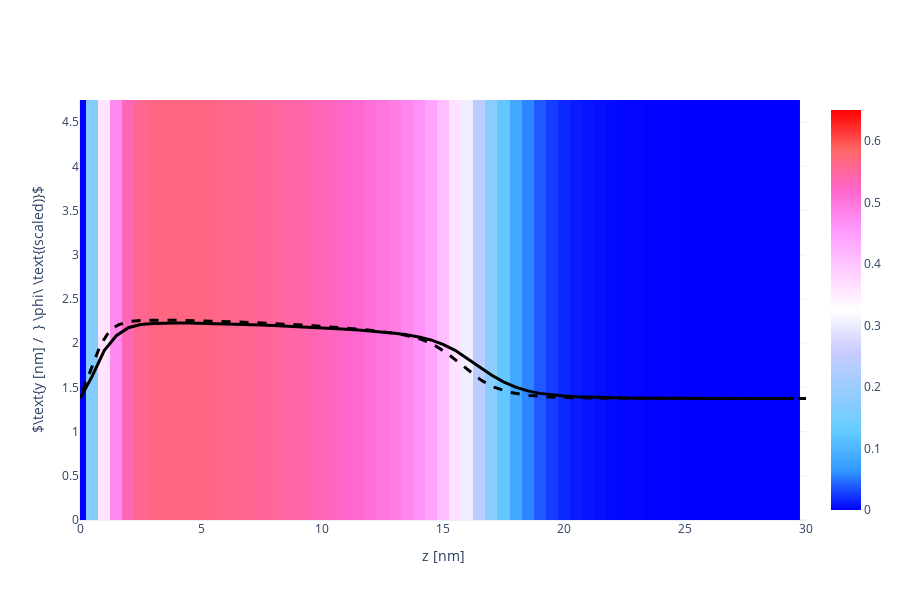

Notebook source saved alongside this figure:
### Code cell
X, Y, Z = np.array(phAr.iloc[:,0]), np.array(phAr.iloc[:,1]), np.array(phAr.iloc[:,2])
vol = np.array(phAr.iloc[:,3])

Lz_max = 30
vol = vol[Z < Lz_max]
X = X[Z < Lz_max]
Y = Y[Z < Lz_max]
Z = Z[Z < Lz_max]

Nz_new = int(len(Z)/Nx/Ny)
x = [X[i*Ny*Nz_new] for i in range(Nx)]
y = [Y[j*Nz_new]    for j in range(Ny)]
z = [Z[k]           for k in range(Nz_new)]

xslice = 10
islice = int(xslice*(x[1]-x[0]))
vol = np.array([vol[(islice*Ny+j)*Nz_new+k] for j in range(Ny) for k in range(Nz_new)]).reshape(Ny, Nz_new)

import plotly.graph_objects as go
heatmap = go.Heatmap(
            x=z, y=y, z=vol,
            zmin = 0.0, zmax = 0.65,
            colorscale= 'Picnic'
          )
scatter = go.Scatter(
            x = z,
            y = 1.5*vol[int(Ny/2), :] + max(y)/2-1,
            line = dict(color='black', width=3)
          )

fname = GIT+'ph_a000x075N100_1D.dat'
df = pd.read_csv(fname, sep="\s+", skiprows=0)
a000x075_1d = pd.DataFrame([df.iloc[:,0], df.iloc[:,1]], index=['z', 'pha']).T

reference = go.Scatter(
                x = a000x075_1d.z,
                y = 1.5*a000x075_1d.pha + max(y)/2-1,
                line = dict(color='black', width=3, dash='dash')
            )

layout = go.Layout( xaxis_range = [0, Lz_max], yaxis_range = [0, y[-1]],
                    yaxis_title = r'$\text{y [nm] /  } \phi\ \text{(scaled)}$', xaxis_title = 'z [nm]',
                    scene_xaxis_showticklabels=True,
                    scene_yaxis_showticklabels=True,
                    scene_zaxis_showticklabels=True,
                    showlegend = False,
                    template='plotly_white', width=900, height=600)
fig = go.Figure(data = [heatmap, scatter, reference], layout = layout)
fig.show()

### Figure 1 — Plotly figure (JSON) as saved in the notebook; plotly's stock layout.template omitted (floating-point values rounded to 4 significant figures; data arrays with more than 128 entries replaced by an {"elided": "..."} marker saying what was removed)
{"data": [{"colorscale": [[0, "rgb(0,0,255)"], [0.1, "rgb(51,153,255)"], [0.2, "rgb(102,204,255)"], [0.3, "rgb(153,204,255)"], [0.4, "rgb(204,204,255)"], [0.5, "rgb(255,255,255)"], [0.6, "rgb(255,204,255)"], [0.7, "rgb(255,153,255)"], [0.8, "rgb(255,102,204)"], [0.9, "rgb(255,102,102)"], [1, "rgb(255,0,0)"]], "type": "heatmap", "x": [0, 0.5, 1, 1.5, 2, 2.5, 3, 3.5, 4, 4.5, 5, 5.5, 6, 6.5, 7, 7.5, 8, 8.5, 9, 9.5, 10, 10.5, 11, 11.5, 12, 12.5, 13, 13.5, 14, 14.5, 15, 15.5, 16, 16.5, 17, 17.5, 18, 18.5, 19, 19.5, 20, 20.5, 21, 21.5, 22, 22.5, 23, 23.5, 24, 24.5, 25, 25.5, 26, 26.5, 27, 27.5, 28, 28.5, 29, 29.5], "y": [0, 0.25, 0.5, 0.75, 1, 1.25, 1.5, 1.75, 2, 2.25, 2.5, 2.75, 3, 3.25, 3.5, 3.75, 4, 4.25, 4.5, 4.75], "z": {"elided": "20x60 float values"}, "zmax": 0.65, "zmin": 0}, {"line": {"color": "black", "width": 3}, "type": "scatter", "x": [0, 0.5, 1, 1.5, 2, 2.5, 3, 3.5, 4, 4.5, 5, 5.5, 6, 6.5, 7, 7.5, 8, 8.5, 9, 9.5, 10, 10.5, 11, 11.5, 12, 12.5, 13, 13.5, 14, 14.5, 15, 15.5, 16, 16.5, 17, 17.5, 18, 18.5, 19, 19.5, 20, 20.5, 21, 21.5, 22, 22.5, 23, 23.5, 24, 24.5, 25, 25.5, 26, 26.5, 27, 27.5, 28, 28.5, 29, 29.5], "y": [1.375, 1.624, 1.915, 2.084, 2.174, 2.21, 2.223, 2.228, 2.228, 2.227, 2.225, 2.222, 2.219, 2.215, 2.21, 2.205, 2.2, 2.194, 2.188, 2.181, 2.174, 2.166, 2.158, 2.148, 2.138, 2.126, 2.112, 2.094, 2.07, 2.036, 1.987, 1.918, 1.831, 1.734, 1.641, 1.562, 1.502, 1.46, 1.432, 1.413, 1.401, 1.393, 1.387, 1.384, 1.381, 1.379, 1.378, 1.377, 1.377, 1.376, 1.376, 1.376, 1.375, 1.375, 1.375, 1.375, 1.375, 1.375, 1.375, 1.375]}, {"line": {"color": "black", "dash": "dash", "width": 3}, "type": "scatter", "x": {"elided": "440 float values"}, "y": {"elided": "440 float values"}}], "layout": {"height": 600, "scene": {"xaxis": {"showticklabels": true}, "yaxis": {"showticklabels": true}, "zaxis": {"showticklabels": true}}, "showlegend": false, "width": 900, "xaxis": {"range": [0, 30], "title": {"text": "z [nm]"}, "type": "linear"}, "yaxis": {"range": [0, 4.75], "title": {"text": "$\\text{y [nm] /  } \\phi\\ \\text{(scaled)}$"}, "type": "linear"}}}
